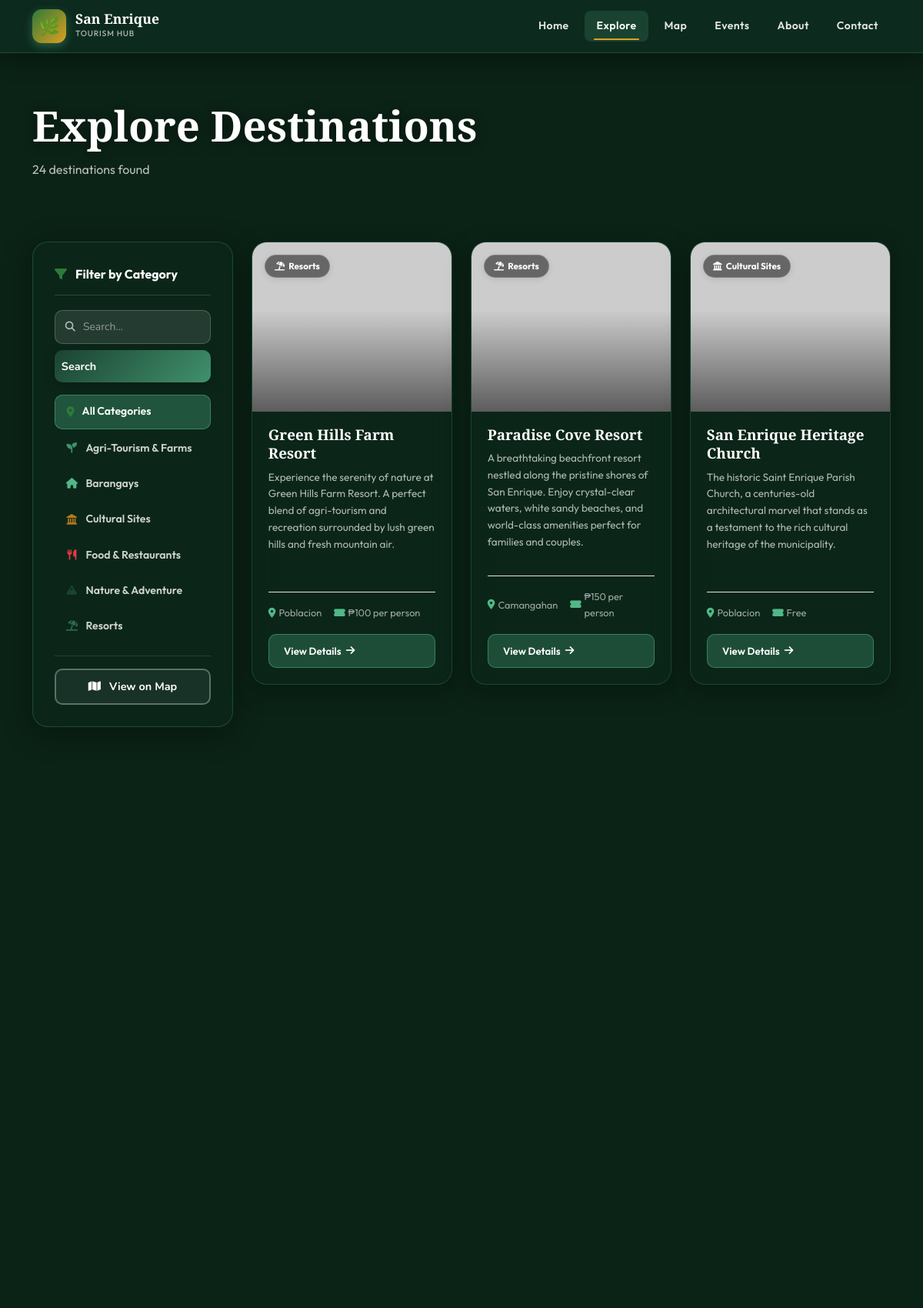
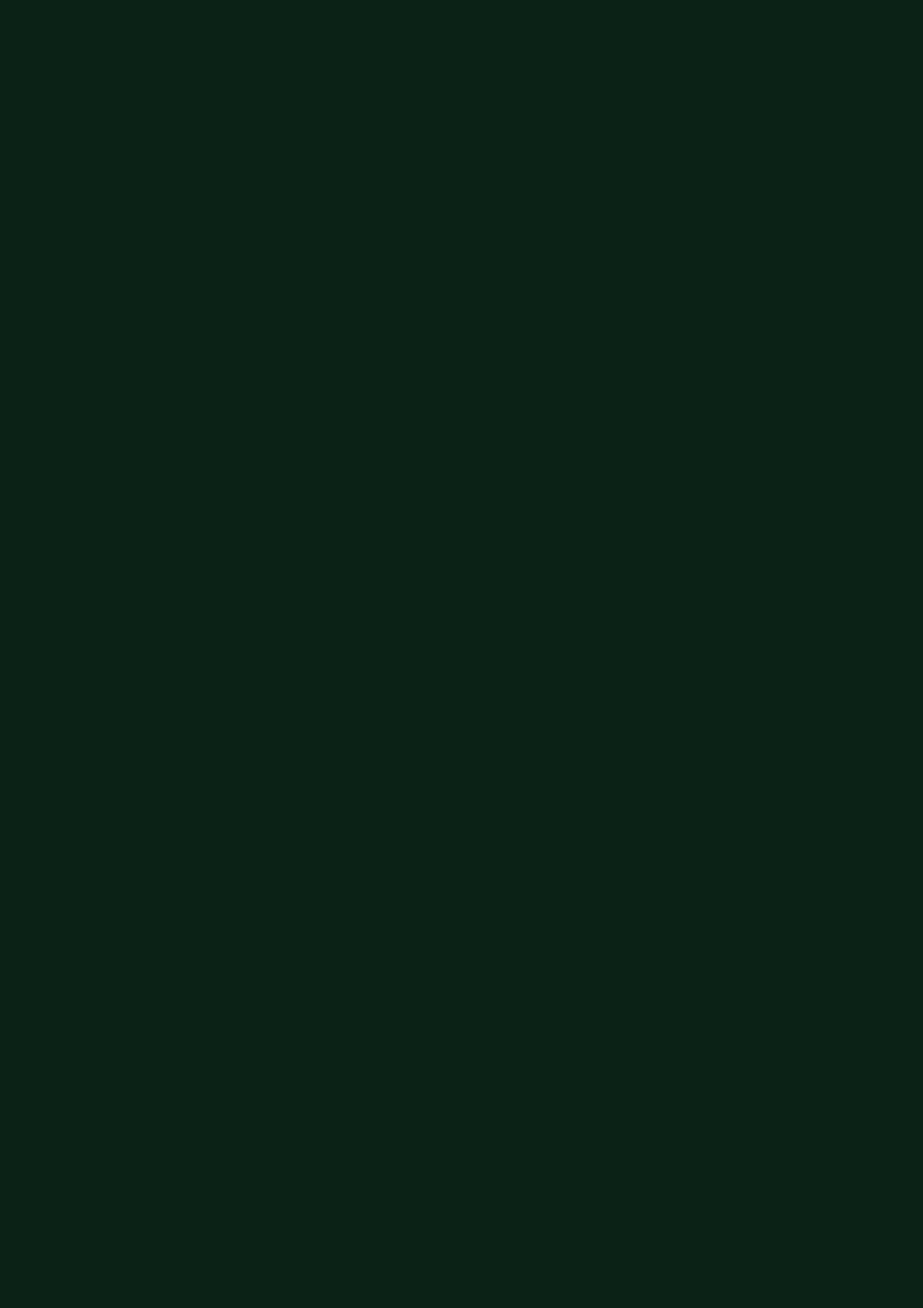
Screenshot of /explore.php (upper part) with the database file from the repository (2 pictures, top to bottom).
### tables this page shows
CREATE TABLE IF NOT EXISTS categories (
    id INT AUTO_INCREMENT PRIMARY KEY,
    name VARCHAR(100) NOT NULL,
    slug VARCHAR(100) NOT NULL UNIQUE,
    icon VARCHAR(50) DEFAULT 'fas fa-map-marker-alt',
    color VARCHAR(20) DEFAULT '#2d6a4f',
    created_at TIMESTAMP DEFAULT CURRENT_TIMESTAMP
);

CREATE TABLE IF NOT EXISTS listings (
    id INT AUTO_INCREMENT PRIMARY KEY,
    category_id INT NOT NULL,
    name VARCHAR(200) NOT NULL,
    slug VARCHAR(200) NOT NULL UNIQUE,
    description TEXT,
    address TEXT,
    barangay VARCHAR(100),
    contact VARCHAR(100),
    email VARCHAR(150),
    website VARCHAR(255),
    latitude DECIMAL(10, 8),
    longitude DECIMAL(11, 8),
    featured_image VARCHAR(500),
    gallery TEXT,
    video VARCHAR(512) DEFAULT '',
    operating_hours VARCHAR(255),
    entrance_fee VARCHAR(100),
    amenities TEXT,
    status ENUM('active','inactive','pending') DEFAULT 'active',
    is_featured TINYINT(1) DEFAULT 0,
    views INT DEFAULT 0,
    rating DECIMAL(3,2) DEFAULT 0.00,
    created_at TIMESTAMP DEFAULT CURRENT_TIMESTAMP,
    updated_at TIMESTAMP DEFAULT CURRENT_TIMESTAMP ON UPDATE CURRENT_TIMESTAMP,
    FOREIGN KEY (category_id) REFERENCES categories(id) ON DELETE CASCADE
);

### includes/functions.php (called while the page is built, shortened)
<?php
function getCategories()
{
    $db = getDB();
    $result = $db->query("SELECT * FROM categories ORDER BY name");
    return $result ? $result->fetch_all(MYSQLI_ASSOC) : [];
}
function getAllListings($category_slug = '', $search = '', $limit = 20, $offset = 0)
{
    $db = getDB();
    $where = ["l.status = 'active'"];
    $whereStr = implode(' AND ', $where);
    $result = $db->query("SELECT l.*, c.name as category_name, c.icon, c.color, c.slug as cat_slug FROM listings l JOIN categories c ON l.category_id = c.id WHERE $whereStr ORDER BY l.is_featured DESC, l.name ASC LIMIT $limit OFFSET $offset");
    return $result ? $result->fetch_all(MYSQLI_ASSOC) : [];
}
function placeholderImage($name = 'Place', $w = 600, $h = 400)
{
    return "https://placehold.co/{$w}x{$h}/2d6a4f/ffffff?text=" . urlencode($name);
}
function listingImage($img, $name = 'Place', $w = 600, $h = 400)
{
    if (!$img)
        return placeholderImage($name, $w, $h);
    $clean = preg_replace('#^(\.\./)+#', '', $img);
    $clean = ltrim($clean, '/');
    return BASE_URL . '/' . $clean;
}
?>

### explore.php (the view, shortened to what this page needs)
<?php
require_once 'includes/functions.php';
$categories = getCategories();
$selectedCat = isset($_GET['category']) ? sanitize($_GET['category']) : '';
$search = isset($_GET['search']) ? sanitize($_GET['search']) : '';
$listings = getAllListings($selectedCat, $search, 24);
?>
<!DOCTYPE html>
<html lang="en">
<head>
  <link rel="stylesheet" href="https://cdnjs.cloudflare.com/ajax/libs/font-awesome/6.4.0/css/all.min.css">
  <link href="https://cdn.jsdelivr.net/npm/bootstrap@5.3.0/dist/css/bootstrap.min.css" rel="stylesheet">
  <link rel="stylesheet" href="assets/css/style.css">
</head>
<body>
  <nav class="navbar-main scrolled">
    <div class="container">
      <div class="d-flex align-items-center justify-content-between w-100">
        <a href="index.php" class="navbar-brand-wrap text-decoration-none">
          <div class="brand-logo">🌿</div>
          <div class="brand-text-wrap">
            <div class="brand-name">San Enrique</div>
            <div class="brand-sub">Tourism Hub</div>
          </div>
        </a>
        <div class="d-none d-lg-flex align-items-center gap-1">
          <a href="index.php" class="nav-link-main">Home</a>
          <a href="explore.php" class="nav-link-main active">Explore</a>
          <a href="map.php" class="nav-link-main">Map</a>
          <a href="index.php#events" class="nav-link-main">Events</a>
          <a href="index.php#about" class="nav-link-main">About</a>
          <a href="index.php#contact" class="nav-link-main">Contact</a>
        </div>
      </div>
    </div>
  </nav>
  <div class="page-hero">
    <div class="container">
      <h1 class="page-hero-title">
        <?= $search ? "Search: \"$search\"" : ($selectedCat ? ucfirst($selectedCat) : 'Explore Destinations') ?></h1>
      <p id="listingCount" style="color:rgba(255,255,255,0.7);margin-top:0.5rem;">
        <?= count($listings) ?> destination<?= count($listings) !== 1 ? 's' : '' ?> found
      </p>
    </div>
  </div>
  <div class="container py-5">
    <div class="row g-4">
      <div class="col-lg-3">
        <div class="filter-sidebar">
          <div class="filter-title"><i class="fas fa-filter me-2" style="color:var(--accent);"></i> Filter by Category
          </div>
          <form action="explore.php" method="GET" class="mb-3">
            <div
              style="display:flex;align-items:center;gap:8px;background:var(--gray-50);border:1.5px solid var(--gray-200);border-radius:8px;padding:0.5rem 0.8rem;">
              <i class="fas fa-search" style="color:var(--text-muted);font-size:0.82rem;"></i>
              <input type="text" id="exploreSearch" name="search" value="<?= htmlspecialchars($search) ?>"
                placeholder="Search..."
                style="border:none;background:transparent;outline:none;font-size:0.87rem;font-family:'Nunito',sans-serif;width:100%;"
                autocomplete="off">
            </div>
            <button type="submit" class="btn-primary-main w-100 mt-2" style="padding:0.55rem;">Search</button>
          </form>
          <a href="explore.php<?= $search ? '?search=' . urlencode($search) : '' ?>"
            class="category-filter-item <?= !$selectedCat ? 'active' : '' ?>">
            <i class="fas fa-map-marker-alt" style="color:var(--accent);font-size:0.85rem;"></i> All Categories
          </a>
          <?php foreach ($categories as $cat): ?>
            <a href="explore.php?category=<?= htmlspecialchars($cat['slug']) ?><?= $search ? '&search=' . urlencode($search) : '' ?>"
              class="category-filter-item <?= $selectedCat === $cat['slug'] ? 'active' : '' ?>">
              <i class="<?= htmlspecialchars($cat['icon']) ?>"
                style="color:<?= htmlspecialchars($cat['color']) ?>;font-size:0.85rem;width:16px;text-align:center;"></i>
              <?= htmlspecialchars($cat['name']) ?>
            </a>
          <?php endforeach; ?>
          <div class="mt-3 pt-3" style="border-top:1px solid var(--gray-100);">
            <a href="map.php" class="btn-outline-main w-100" style="justify-content:center;padding:0.6rem;">
              <i class="fas fa-map me-1"></i> View on Map
            </a>
          </div>
        </div>
      </div>
      <div class="col-lg-9" id="listingsContainer">
        <?php if ($listings): ?>
          <div class="row g-4" id="listingsGrid">
            <?php foreach ($listings as $i => $listing): ?>
              <div class="col-md-6 col-xl-4 animate-on-scroll delay-<?= ($i % 4) + 1 ?>">
                <div class="listing-card">
                  <div class="listing-card-img">
                    <img src="<?= htmlspecialchars(listingImage($listing['featured_image'], $listing['name'], 600, 400)) ?>"
                      alt="<?= htmlspecialchars($listing['name']) ?>" loading="lazy"
                      onerror="this.src='https://placehold.co/600x400/1b4332/ffffff?text=No+Image'">
                    <div class="listing-badge" style="color:<?= htmlspecialchars($listing['color']) ?>">
                      <i class="<?= htmlspecialchars($listing['icon']) ?>"></i>
                      <?= htmlspecialchars($listing['category_name']) ?>
                    </div>
                  </div>
                  <div class="listing-card-body">
                    <h3 class="listing-card-title"><?= htmlspecialchars($listing['name']) ?></h3>
                    <p class="listing-card-desc"><?= htmlspecialchars($listing['description']) ?></p>
                    <div class="listing-card-meta">
                      <?php if ($listing['barangay']): ?>
                        <span><i class="fas fa-map-marker-alt"></i> <?= htmlspecialchars($listing['barangay']) ?></span>
                      <?php endif; ?>
                      <?php if ($listing['entrance_fee']): ?>
                        <span><i class="fas fa-ticket-alt"></i> <?= htmlspecialchars($listing['entrance_fee']) ?></span>
                      <?php endif; ?>
                    </div>
                    <a href="listing.php?slug=<?= urlencode($listing['slug']) ?>" class="btn-card">
                      View Details <i class="fas fa-arrow-right"></i>
                    </a>
                  </div>
                </div>
              </div>
            <?php endforeach; ?>
          </div>
        <?php endif; ?>
      </div>
    </div>
  </div>
</body>
</html>

### rows the page displays
categories: name "Agri-Tourism & Farms"
categories: name "Barangays"
categories: name "Cultural Sites"
categories: name "Food & Restaurants"
categories: name "Nature & Adventure"
categories: name "Resorts"
listings: category.name "Resorts", name "Green Hills Farm Resort", description "Experience the serenity of nature at Green Hills Farm Resort. A perfect blend of agri-tourism and recreation surrounded by lush green hills and fresh mountain air.", barangay "Poblacion", entrance_fee "₱100 per person"
listings: category.name "Resorts", name "Paradise Cove Resort", description "A breathtaking beachfront resort nestled along the pristine shores of San Enrique. Enjoy crystal-clear waters, white sandy beaches, and world-class amenities perfect for families and couples.", barangay "Camangahan", entrance_fee "₱150 per person"
listings: category.name "Cultural Sites", name "San Enrique Heritage Church", description "The historic Saint Enrique Parish Church, a centuries-old architectural marvel that stands as a testament to the rich cultural heritage of the municipality.", barangay "Poblacion", entrance_fee "Free"

### other values shown
count($listings) "24"
